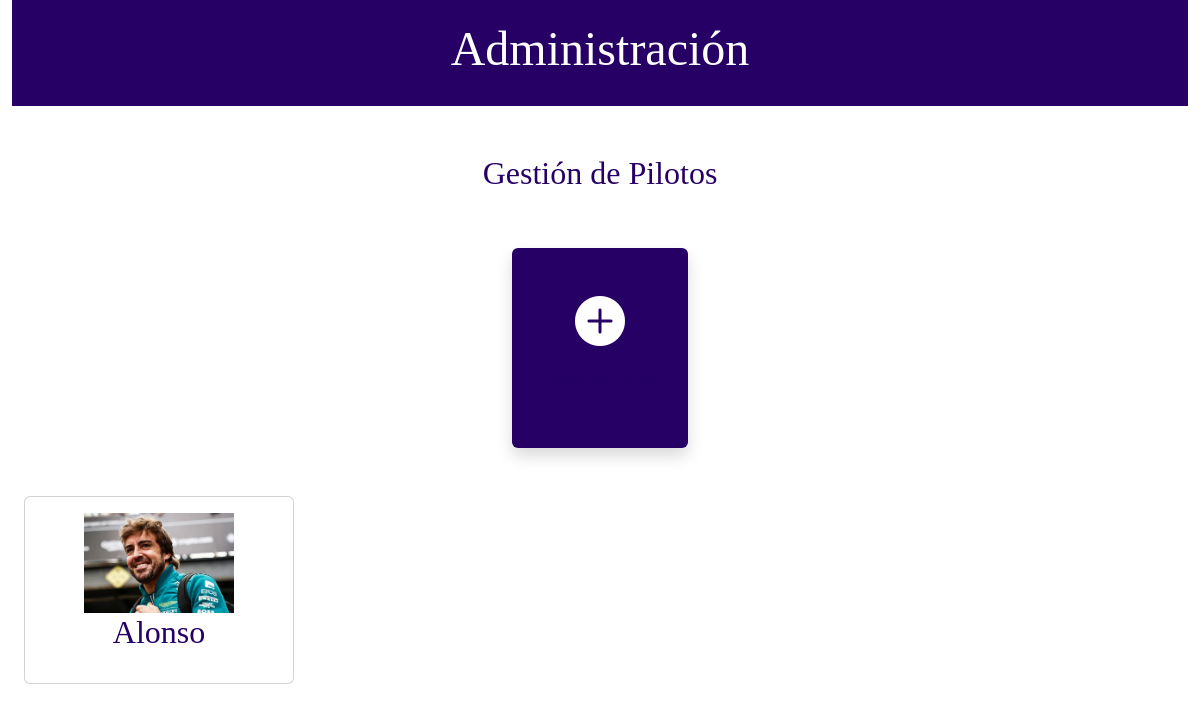
Before: /inicio/admin/piloto (signed in) with the older database file.
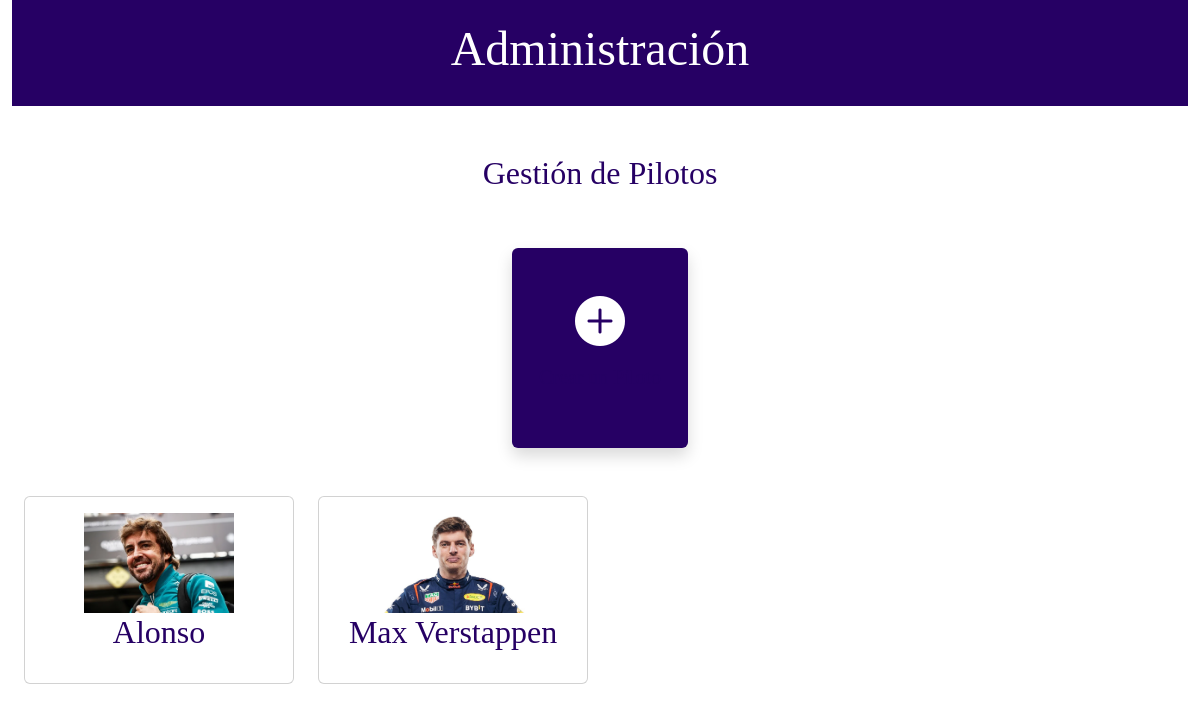
After: the same page with the newer database file.
### mundialitopx/models.py (models this page shows, shortened)
class Piloto(models.Model):
    nombre = models.CharField(max_length=100)
    puntos = models.IntegerField(default=0)
    pais = models.ForeignKey(Pais, on_delete=models.CASCADE)
    dorsal = models.IntegerField()
    escuderia = models.ForeignKey(Escuderia, on_delete=models.CASCADE)
    puesto = models.IntegerField(validators=[MinValueValidator(1),MaxValueValidator(20)])
    biografia = models.TextField()
    foto = models.ImageField(upload_to='media/fotospilotos/', null=True, blank=True)

### mundialitopx/views.py (the view)
# urls.py: path('inicio/admin/piloto', staff_member_required(ListPilotos.as_view()), name='piloto'),
class ListPilotos(ListView):
    model = Piloto
    template_name = "mundialitopx/admin/piloto.html"
    context_object_name = "pilotos"

### mundialitopx/templates/mundialitopx/admin/piloto.html
{% extends 'mundialitopx/base.html' %}
{% block content %}
	<div class="row pt-5">
		<h2>Gestión de Pilotos</h2>
	</div>
	<div class="row pt-5 justify-content-center grid gap-5">
		<div class=" card-menu col-2">
			<a href="{% url 'crear_piloto' %}">
				<div class="cardp mcard card shadow w-100 h-100">
					<div class="row pt-5">
						<div class="col">
							<i class=" plus bi bi-plus-circle-fill"></i>
						</div>
					</div>
					<div class="row text-center">
						<div class="col pt-3">
							<p>Crear un Piloto</p>
						</div>
					</div>
				</div>
			</a>
		</div>
        <div class="row">
            {% for piloto in pilotos %}
        <div class="col-3">
            <a href="{% url 'detalle_piloto' piloto.id %}">
            <div class="card cardp text-center">
                <div class="card-body">
                    <div class="card-title">
                        <div class="row">
                            <div class="col-12"><img height="100px"  src="{{ piloto.foto.url}}" alt=""></div>
                            <div class="col-12"><h2>{{ piloto.nombre }}</h2></div>
                        </div>
                    </div>
                </div>
            </div>
            </a>
        </div>
{% endfor %}
        </div>
	</div>
{% endblock %}

Changed rows visible on the page:
added Piloto: foto (picture), nombre "Max Verstappen"
